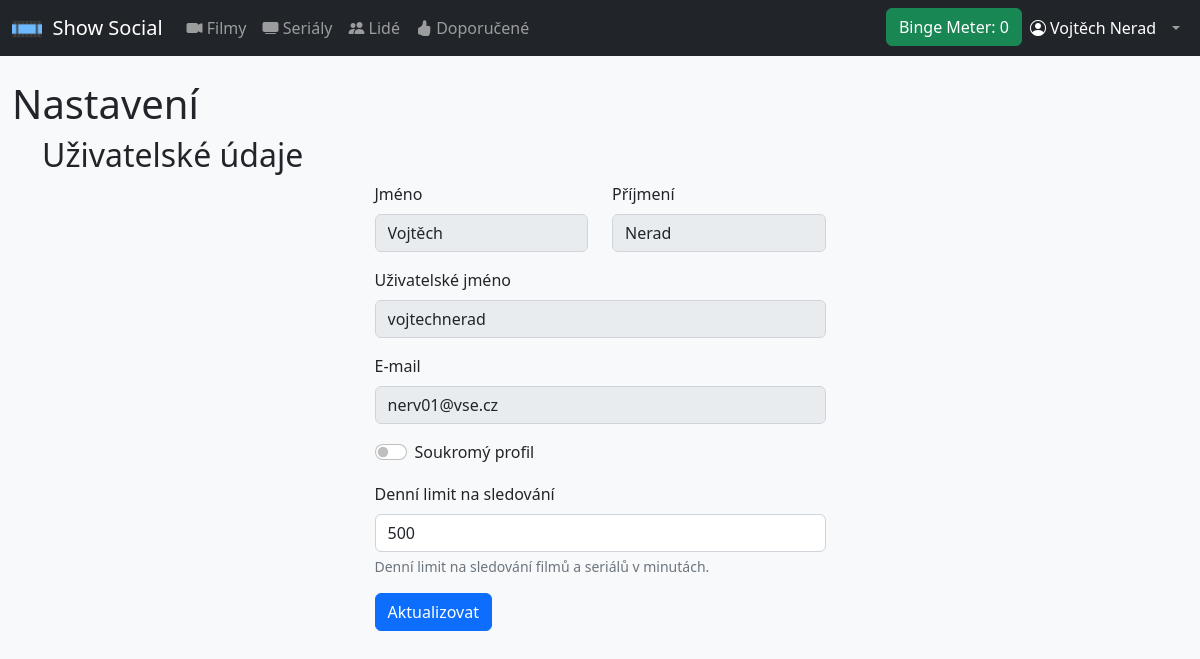
Before: /settings.php (signed in) with the older database file.
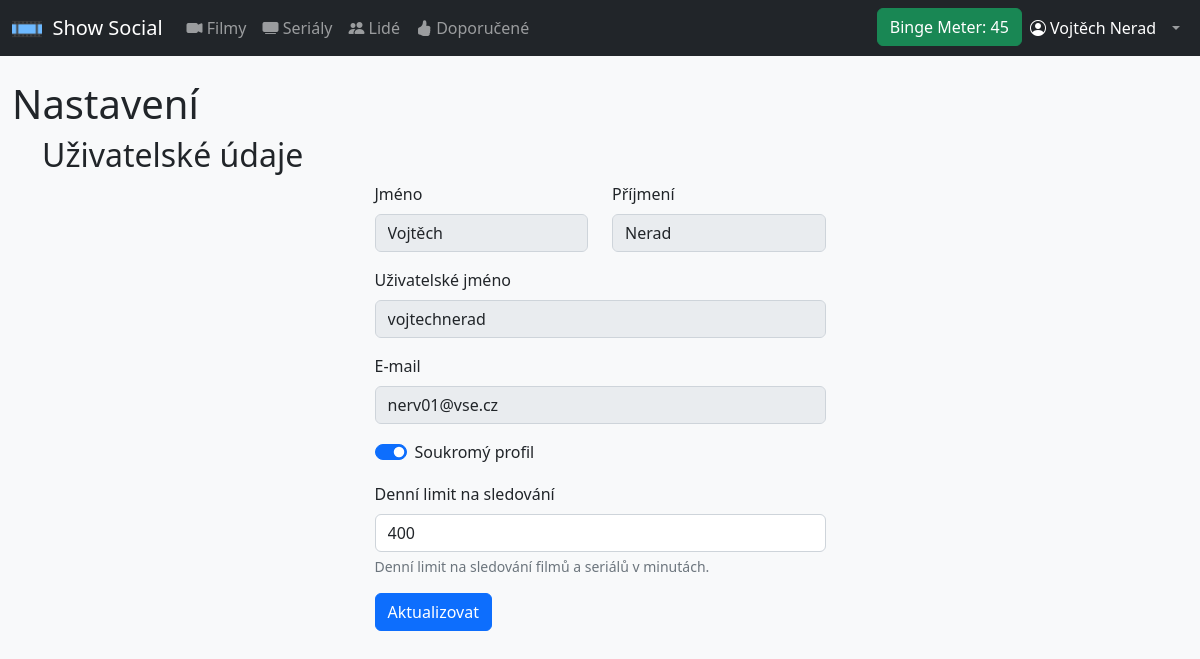
After: the same page with the newer database file.
### tables this page shows
CREATE TABLE `users` (
  `id` int(11) NOT NULL,
  `user_name` varchar(30) NOT NULL,
  `first_name` varchar(30) NOT NULL,
  `last_name` varchar(30) NOT NULL,
  `email` varchar(50) NOT NULL,
  `password_hash` varchar(255) NOT NULL,
  `created_at` timestamp NOT NULL DEFAULT current_timestamp(),
  `watch_limit` smallint(6) NOT NULL,
  `public_profile` tinyint(1) NOT NULL,
  `moderator` tinyint(1) NOT NULL
);

### classes/dbh.class.php (called while the page is built)
<?php
class Dbh {
    private $host = "db.dw175.webglobe.com";
    private $username = "showsocialuser";
    private $password = "Ayylmao1337";
    private $dbname = "show_social";
    public function connect() {
        $dsn = 'mysql:host=' .  $this->host .';dbname=' . $this->dbname;
        $pdo = new PDO($dsn, $this->username, $this->password);
        $pdo->setAttribute(PDO::ATTR_DEFAULT_FETCH_MODE, PDO::FETCH_ASSOC);
        return $pdo;
    }
}

### classes/User.class.php (called while the page is built, shortened)
<?php
require_once $_SERVER['DOCUMENT_ROOT'].'/classes/dbh.class.php';
class User extends Dbh {
    private $id;
    function __construct($userId) {
        $this->id = $userId;
    }
    function getFullUserData() {
        $sql = '
            SELECT *
            FROM users
            WHERE id = (:user_id)
            LIMIT 1;
        ';
        $statement = $this->connect()->prepare($sql);
        $statement->execute([
            ':user_id' => $this->id
        ]);
        return $statement->fetch();
    }
    function getWatchtimePerLastDay() {
        $showSql = '
            SELECT SUM(tv_show_episodes.runtime) as runtime
            FROM seen_episodes
            LEFT JOIN tv_show_episodes
            ON seen_episodes.id = tv_show_episodes.id
            WHERE seen_episodes.timestamp >= NOW() - INTERVAL 1 DAY AND user_id = (:user_id);
        ';
        $showsStatement = $this->connect()->prepare($showSql);
        $showsStatement->execute([
            ":user_id" => $this->id
        ]);
        $showsWatchtime = $showsStatement->fetch();
        $moviesSql = '
            SELECT SUM(movies.runtime) as runtime
            FROM seen_movies
            LEFT JOIN movies
            ON seen_movies.movie_id = movies.movie_id
            WHERE seen_movies.timestamp >= NOW() - INTERVAL 1 DAY AND user_id = (:user_id);
        ';
        $moviesStatement = $this->connect()->prepare($moviesSql);
        $moviesStatement->execute([
            ":user_id" => $this->id
        ]);
        $moviesWatchtime = $moviesStatement->fetch();
        $totalWatchtime = new stdClass();
        $totalWatchtime->watchtime = 0;
        if ($moviesWatchtime['runtime']) {
            $totalWatchtime->watchtime = $totalWatchtime->watchtime + $moviesWatchtime['runtime'];
        }
        $limitSql = '
            SELECT watch_limit
            FROM users
            WHERE id = (:user_id)
            LIMIT 1;
        ';
        $limitStatement = $this->connect()->prepare($limitSql);
        $limitStatement->execute([
            ':user_id' => $this->id
        ]);
        $watchtimeLimit = $limitStatement->fetch();
        $totalWatchtime->watchtimeLimit = $watchtimeLimit['watch_limit'];
        $totalWatchtime->watchtimePercentage = round((($totalWatchtime->watchtime/$totalWatchtime->watchtimeLimit) * 100), 1);
        return $totalWatchtime;
    }
}

### settings.php (the view, shortened to what the changed rows need)
<?php
require_once 'classes/User.class.php';
$user = new User($_SESSION['user_id']);
$userFullData = $user->getFullUserData();
include 'includes/header.inc.php';
?>
<h1>Nastavení</h1>
<div class="container-sm">
    <div class="align-self-center">
        <div class="row justify-content-center align-self-center">
            <h2>Uživatelské údaje</h2>
            <div class="col col-md-5 align-self-center">
                    <div class="row">
                        <div class="col">
                            <div class="mb-3">
                                <label for="first-name" class="form-label">Jméno</label>
                                <input type="text" class="form-control" id="first-name" name="first-name" value="<?php echo $userFullData['first_name'] ?>" disabled>
                            </div>
                        </div>
                        <div class="col">
                            <div class="mb-3">
                                <label for="last-name" class="form-label">Příjmení</label>
                                <input type="text" class="form-control" id="last-name" name="last-name" value="<?php echo $userFullData['last_name'] ?>" disabled>
                            </div>
                        </div>
                    </div>
                    <div class="mb-3">
                        <label for="user-name" class="form-label">Uživatelské jméno</label>
                        <input type="text" class="form-control" id="user-name" name="user-name" value="<?php echo $userFullData['user_name'] ?>" disabled>
                    </div>
                    <div class="mb-3">
                        <label for="email" class="form-label">E-mail</label>
                        <input type="email" class="form-control" id="email" name="email" value="<?php echo $userFullData['email'] ?>" disabled>
                    </div>
                    <form method="post" action="settings.php">
                        <div class="row mb-3">
                            <div class="col">
                                <div class="form-check form-switch">
                                    <input class="form-check-input" type="checkbox" role="switch" id="private-profile" name="private-profile" value="TRUE" <?php echo ($userFullData['public_profile']) ? 'checked' : '' ?>>
                                    <label class="form-check-label" for="private-profile">Soukromý profil</label>
                                </div>
                            </div>
                        </div>
                        <div class="row mb-3">
                            <div class="col">
                                <label for="watch-limit" class="form-label">Denní limit na sledování</label>
                                <input type="number" class="form-control" id="watch-limit" name="watch-limit" min="30" max="1440" step="1" value="<?php echo $userFullData['watch_limit'] ?>" required>
                                <div id="privateProfileHelp" class="form-text">Denní limit na sledování filmů a seriálů v minutách.</div>
                            </div>
                        </div>
                    </form>
            </div>
        </div>
    </div>
</div>
<?php
include 'includes/footer.inc.php';

### includes/navbar.inc.php (shortened to what the changed rows need)
<?php
    require_once $_SERVER['DOCUMENT_ROOT'].'/classes/User.class.php';
    if (isset($_SESSION['user_id'])) {
        $userDataStatement = $db->prepare('
            SELECT watch_limit
            FROM users
            WHERE id = (:id)
            LIMIT 1;
        ');
        $userDataStatement->execute(array(':id' => $_SESSION['user_id']));
        $userData = $userDataStatement->fetch();
        $user = new User($_SESSION['user_id']);
    }
?>
<nav class="navbar sticky-top navbar-expand-lg navbar-dark bg-dark mb-4">
    <div class="container-fluid">
        <div class="collapse navbar-collapse" id="navbarSupportedContent">
            <ul class="navbar-nav ms-auto mb-2 mb-lg-0">
                <li class="nav-item">
                    <?php
                    if (isset($_SESSION['user_id'])) {
                        $watchtimeObject = $user->getWatchtimePerLastDay();
                        $seenMinutesInTotal = $watchtimeObject->watchtime;
                        $bingeMeterClass = ($seenMinutesInTotal > $userData['watch_limit']) ? 'btn-danger' : 'btn-success';
                        $seenPercentage = round((($seenMinutesInTotal/$userData['watch_limit']) * 100), 1);
                        if ($seenPercentage < 80) {
                            $bingeMeterClass = 'success';
                        } elseif ($seenPercentage < 100) {
                            $bingeMeterClass = 'warning';
                        } else {
                            $bingeMeterClass = 'danger';
                        }
                        echo '<a href="../bingemeter.php" id="binge-meter-button" class="btn btn-' . $bingeMeterClass . '">';
                        echo 'Binge Meter: ' . $seenPercentage;
                        echo '</a>';
                    }
                    ?>
                </li>
            </ul>
        </div>
    </div>
</nav>

Changed rows visible on the page:
changed users "Vojtěch": public_profile "☐" → "☑"; watch-limit "500" → "400"; public_profile "0" → (not shown)
Other visible differences:
$seenPercentage: (not shown) → "45"
